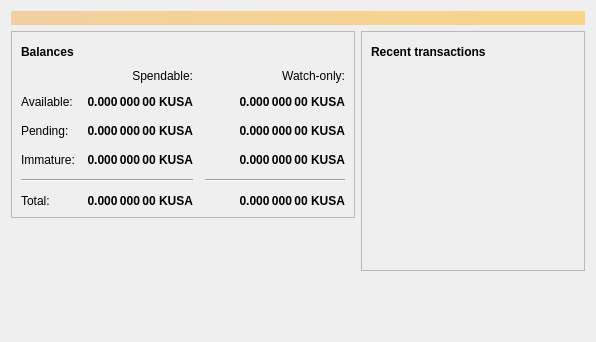
<?xml version="1.0" encoding="UTF-8"?>
<ui version="4.0">
 <class>OverviewPage</class>
 <widget class="QWidget" name="OverviewPage">
  <property name="geometry">
   <rect>
    <x>0</x>
    <y>0</y>
    <width>596</width>
    <height>342</height>
   </rect>
  </property>
  <property name="windowTitle">
   <string>Form</string>
  </property>
  <layout class="QVBoxLayout" name="topLayout">
   <item>
    <widget class="QLabel" name="labelAlerts">
     <property name="visible">
      <bool>false</bool>
     </property>
     <property name="styleSheet">
      <string notr="true">QLabel { background-color: qlineargradient(x1: 0, y1: 0, x2: 1, y2: 0, stop:0 #F0D0A0, stop:1 #F8D488); color:#000000; }</string>
     </property>
     <property name="wordWrap">
      <bool>true</bool>
     </property>
     <property name="margin">
      <number>3</number>
     </property>
     <property name="textInteractionFlags">
      <set>Qt::TextSelectableByMouse</set>
     </property>
    </widget>
   </item>
   <item>
    <layout class="QHBoxLayout" name="horizontalLayout" stretch="1,1">
     <item>
      <layout class="QVBoxLayout" name="verticalLayout_2">
       <item>
        <widget class="QFrame" name="frame">
         <property name="frameShape">
          <enum>QFrame::StyledPanel</enum>
         </property>
         <property name="frameShadow">
          <enum>QFrame::Raised</enum>
         </property>
         <layout class="QVBoxLayout" name="verticalLayout_4">
          <item>
           <layout class="QHBoxLayout" name="horizontalLayout_4">
            <item>
             <widget class="QLabel" name="label_5">
              <property name="font">
               <font>
                <weight>75</weight>
                <bold>true</bold>
               </font>
              </property>
              <property name="text">
               <string>Balances</string>
              </property>
             </widget>
            </item>
            <item>
             <widget class="QPushButton" name="labelWalletStatus">
              <property name="enabled">
               <bool>true</bool>
              </property>
              <property name="maximumSize">
               <size>
                <width>30</width>
                <height>16777215</height>
               </size>
              </property>
              <property name="toolTip">
               <string>The displayed information may be out of date. Your wallet automatically synchronizes with the Kusacoin network after a connection is established, but this process has not completed yet.</string>
              </property>
              <property name="text">
               <string/>
              </property>
              <property name="icon">
               <iconset resource="../kusacoin.qrc">
                <normaloff>:/icons/warning</normaloff>
                <disabledoff>:/icons/warning</disabledoff>:/icons/warning</iconset>
              </property>
              <property name="iconSize">
               <size>
                <width>24</width>
                <height>24</height>
               </size>
              </property>
              <property name="flat">
               <bool>true</bool>
              </property>
             </widget>
            </item>
            <item>
             <spacer name="horizontalSpacer_3">
              <property name="orientation">
               <enum>Qt::Horizontal</enum>
              </property>
              <property name="sizeHint" stdset="0">
               <size>
                <width>40</width>
                <height>20</height>
               </size>
              </property>
             </spacer>
            </item>
           </layout>
          </item>
          <item>
           <layout class="QGridLayout" name="gridLayout">
            <property name="spacing">
             <number>12</number>
            </property>
            <item row="2" column="2">
             <widget class="QLabel" name="labelWatchPending">
              <property name="font">
               <font>
                <weight>75</weight>
                <bold>true</bold>
               </font>
              </property>
              <property name="cursor">
               <cursorShape>IBeamCursor</cursorShape>
              </property>
              <property name="toolTip">
               <string>Unconfirmed transactions to watch-only addresses</string>
              </property>
              <property name="text">
               <string notr="true">0.000 000 00 KUSA</string>
              </property>
              <property name="alignment">
               <set>Qt::AlignRight|Qt::AlignTrailing|Qt::AlignVCenter</set>
              </property>
              <property name="textInteractionFlags">
               <set>Qt::LinksAccessibleByMouse|Qt::TextSelectableByKeyboard|Qt::TextSelectableByMouse</set>
              </property>
             </widget>
            </item>
            <item row="2" column="1">
             <widget class="QLabel" name="labelUnconfirmed">
              <property name="font">
               <font>
                <weight>75</weight>
                <bold>true</bold>
               </font>
              </property>
              <property name="cursor">
               <cursorShape>IBeamCursor</cursorShape>
              </property>
              <property name="toolTip">
               <string>Total of transactions that have yet to be confirmed, and do not yet count toward the spendable balance</string>
              </property>
              <property name="text">
               <string notr="true">0.000 000 00 KUSA</string>
              </property>
              <property name="alignment">
               <set>Qt::AlignRight|Qt::AlignTrailing|Qt::AlignVCenter</set>
              </property>
              <property name="textInteractionFlags">
               <set>Qt::LinksAccessibleByMouse|Qt::TextSelectableByKeyboard|Qt::TextSelectableByMouse</set>
              </property>
             </widget>
            </item>
            <item row="3" column="2">
             <widget class="QLabel" name="labelWatchImmature">
              <property name="font">
               <font>
                <weight>75</weight>
                <bold>true</bold>
               </font>
              </property>
              <property name="cursor">
               <cursorShape>IBeamCursor</cursorShape>
              </property>
              <property name="toolTip">
               <string>Mined balance in watch-only addresses that has not yet matured</string>
              </property>
              <property name="text">
               <string notr="true">0.000 000 00 KUSA</string>
              </property>
              <property name="alignment">
               <set>Qt::AlignRight|Qt::AlignTrailing|Qt::AlignVCenter</set>
              </property>
              <property name="textInteractionFlags">
               <set>Qt::LinksAccessibleByMouse|Qt::TextSelectableByKeyboard|Qt::TextSelectableByMouse</set>
              </property>
             </widget>
            </item>
            <item row="4" column="0" colspan="2">
             <widget class="Line" name="line">
              <property name="orientation">
               <enum>Qt::Horizontal</enum>
              </property>
             </widget>
            </item>
            <item row="4" column="2">
             <widget class="Line" name="lineWatchBalance">
              <property name="sizePolicy">
               <sizepolicy hsizetype="Preferred" vsizetype="Fixed">
                <horstretch>0</horstretch>
                <verstretch>0</verstretch>
               </sizepolicy>
              </property>
              <property name="minimumSize">
               <size>
                <width>140</width>
                <height>0</height>
               </size>
              </property>
              <property name="orientation">
               <enum>Qt::Horizontal</enum>
              </property>
             </widget>
            </item>
            <item row="5" column="0">
             <widget class="QLabel" name="labelTotalText">
              <property name="text">
               <string>Total:</string>
              </property>
             </widget>
            </item>
            <item row="3" column="1">
             <widget class="QLabel" name="labelImmature">
              <property name="font">
               <font>
                <weight>75</weight>
                <bold>true</bold>
               </font>
              </property>
              <property name="cursor">
               <cursorShape>IBeamCursor</cursorShape>
              </property>
              <property name="toolTip">
               <string>Mined balance that has not yet matured</string>
              </property>
              <property name="text">
               <string notr="true">0.000 000 00 KUSA</string>
              </property>
              <property name="alignment">
               <set>Qt::AlignRight|Qt::AlignTrailing|Qt::AlignVCenter</set>
              </property>
              <property name="textInteractionFlags">
               <set>Qt::LinksAccessibleByMouse|Qt::TextSelectableByKeyboard|Qt::TextSelectableByMouse</set>
              </property>
             </widget>
            </item>
            <item row="2" column="3">
             <spacer name="horizontalSpacer_2">
              <property name="orientation">
               <enum>Qt::Horizontal</enum>
              </property>
              <property name="sizeHint" stdset="0">
               <size>
                <width>40</width>
                <height>20</height>
               </size>
              </property>
             </spacer>
            </item>
            <item row="3" column="0">
             <widget class="QLabel" name="labelImmatureText">
              <property name="text">
               <string>Immature:</string>
              </property>
             </widget>
            </item>
            <item row="5" column="1">
             <widget class="QLabel" name="labelTotal">
              <property name="font">
               <font>
                <weight>75</weight>
                <bold>true</bold>
               </font>
              </property>
              <property name="cursor">
               <cursorShape>IBeamCursor</cursorShape>
              </property>
              <property name="toolTip">
               <string>Your current total balance</string>
              </property>
              <property name="text">
               <string notr="true">0.000 000 00 KUSA</string>
              </property>
              <property name="alignment">
               <set>Qt::AlignRight|Qt::AlignTrailing|Qt::AlignVCenter</set>
              </property>
              <property name="textInteractionFlags">
               <set>Qt::LinksAccessibleByMouse|Qt::TextSelectableByKeyboard|Qt::TextSelectableByMouse</set>
              </property>
             </widget>
            </item>
            <item row="5" column="2">
             <widget class="QLabel" name="labelWatchTotal">
              <property name="font">
               <font>
                <weight>75</weight>
                <bold>true</bold>
               </font>
              </property>
              <property name="cursor">
               <cursorShape>IBeamCursor</cursorShape>
              </property>
              <property name="toolTip">
               <string>Current total balance in watch-only addresses</string>
              </property>
              <property name="text">
               <string notr="true">0.000 000 00 KUSA</string>
              </property>
              <property name="alignment">
               <set>Qt::AlignRight|Qt::AlignTrailing|Qt::AlignVCenter</set>
              </property>
              <property name="textInteractionFlags">
               <set>Qt::LinksAccessibleByMouse|Qt::TextSelectableByKeyboard|Qt::TextSelectableByMouse</set>
              </property>
             </widget>
            </item>
            <item row="0" column="2">
             <widget class="QLabel" name="labelWatchonly">
              <property name="text">
               <string>Watch-only:</string>
              </property>
              <property name="alignment">
               <set>Qt::AlignRight|Qt::AlignTrailing|Qt::AlignVCenter</set>
              </property>
             </widget>
            </item>
            <item row="1" column="0">
             <widget class="QLabel" name="labelBalanceText">
              <property name="text">
               <string>Available:</string>
              </property>
             </widget>
            </item>
            <item row="1" column="1">
             <widget class="QLabel" name="labelBalance">
              <property name="font">
               <font>
                <weight>75</weight>
                <bold>true</bold>
               </font>
              </property>
              <property name="cursor">
               <cursorShape>IBeamCursor</cursorShape>
              </property>
              <property name="toolTip">
               <string>Your current spendable balance</string>
              </property>
              <property name="text">
               <string notr="true">0.000 000 00 KUSA</string>
              </property>
              <property name="alignment">
               <set>Qt::AlignRight|Qt::AlignTrailing|Qt::AlignVCenter</set>
              </property>
              <property name="textInteractionFlags">
               <set>Qt::LinksAccessibleByMouse|Qt::TextSelectableByKeyboard|Qt::TextSelectableByMouse</set>
              </property>
             </widget>
            </item>
            <item row="1" column="2">
             <widget class="QLabel" name="labelWatchAvailable">
              <property name="font">
               <font>
                <weight>75</weight>
                <bold>true</bold>
               </font>
              </property>
              <property name="cursor">
               <cursorShape>IBeamCursor</cursorShape>
              </property>
              <property name="toolTip">
               <string>Your current balance in watch-only addresses</string>
              </property>
              <property name="text">
               <string notr="true">0.000 000 00 KUSA</string>
              </property>
              <property name="alignment">
               <set>Qt::AlignRight|Qt::AlignTrailing|Qt::AlignVCenter</set>
              </property>
              <property name="textInteractionFlags">
               <set>Qt::LinksAccessibleByMouse|Qt::TextSelectableByKeyboard|Qt::TextSelectableByMouse</set>
              </property>
             </widget>
            </item>
            <item row="2" column="0">
             <widget class="QLabel" name="labelPendingText">
              <property name="text">
               <string>Pending:</string>
              </property>
             </widget>
            </item>
            <item row="0" column="1">
             <widget class="QLabel" name="labelSpendable">
              <property name="text">
               <string>Spendable:</string>
              </property>
              <property name="alignment">
               <set>Qt::AlignRight|Qt::AlignTrailing|Qt::AlignVCenter</set>
              </property>
             </widget>
            </item>
           </layout>
          </item>
         </layout>
        </widget>
       </item>
       <item>
        <spacer name="verticalSpacer">
         <property name="orientation">
          <enum>Qt::Vertical</enum>
         </property>
         <property name="sizeHint" stdset="0">
          <size>
           <width>20</width>
           <height>40</height>
          </size>
         </property>
        </spacer>
       </item>
      </layout>
     </item>
     <item>
      <layout class="QVBoxLayout" name="verticalLayout_3">
       <item>
        <widget class="QFrame" name="frame_2">
         <property name="frameShape">
          <enum>QFrame::StyledPanel</enum>
         </property>
         <property name="frameShadow">
          <enum>QFrame::Raised</enum>
         </property>
         <layout class="QVBoxLayout" name="verticalLayout">
          <item>
           <layout class="QHBoxLayout" name="horizontalLayout_2">
            <item>
             <widget class="QLabel" name="label_4">
              <property name="font">
               <font>
                <weight>75</weight>
                <bold>true</bold>
               </font>
              </property>
              <property name="text">
               <string>Recent transactions</string>
              </property>
             </widget>
            </item>
            <item>
             <widget class="QPushButton" name="labelTransactionsStatus">
              <property name="enabled">
               <bool>true</bool>
              </property>
              <property name="maximumSize">
               <size>
                <width>30</width>
                <height>16777215</height>
               </size>
              </property>
              <property name="toolTip">
               <string>The displayed information may be out of date. Your wallet automatically synchronizes with the Kusacoin network after a connection is established, but this process has not completed yet.</string>
              </property>
              <property name="text">
               <string/>
              </property>
              <property name="icon">
               <iconset resource="../kusacoin.qrc">
                <normaloff>:/icons/warning</normaloff>
                <disabledoff>:/icons/warning</disabledoff>:/icons/warning</iconset>
              </property>
              <property name="iconSize">
               <size>
                <width>24</width>
                <height>24</height>
               </size>
              </property>
              <property name="flat">
               <bool>true</bool>
              </property>
             </widget>
            </item>
            <item>
             <spacer name="horizontalSpacer">
              <property name="orientation">
               <enum>Qt::Horizontal</enum>
              </property>
              <property name="sizeHint" stdset="0">
               <size>
                <width>40</width>
                <height>20</height>
               </size>
              </property>
             </spacer>
            </item>
           </layout>
          </item>
          <item>
           <widget class="QListView" name="listTransactions">
            <property name="styleSheet">
             <string notr="true">QListView { background: transparent; }</string>
            </property>
            <property name="frameShape">
             <enum>QFrame::NoFrame</enum>
            </property>
            <property name="verticalScrollBarPolicy">
             <enum>Qt::ScrollBarAlwaysOff</enum>
            </property>
            <property name="horizontalScrollBarPolicy">
             <enum>Qt::ScrollBarAlwaysOff</enum>
            </property>
            <property name="selectionMode">
             <enum>QAbstractItemView::NoSelection</enum>
            </property>
           </widget>
          </item>
         </layout>
        </widget>
       </item>
       <item>
        <spacer name="verticalSpacer_2">
         <property name="orientation">
          <enum>Qt::Vertical</enum>
         </property>
         <property name="sizeHint" stdset="0">
          <size>
           <width>20</width>
           <height>40</height>
          </size>
         </property>
        </spacer>
       </item>
      </layout>
     </item>
    </layout>
   </item>
  </layout>
 </widget>
 <resources/>
 <connections/>
</ui>
